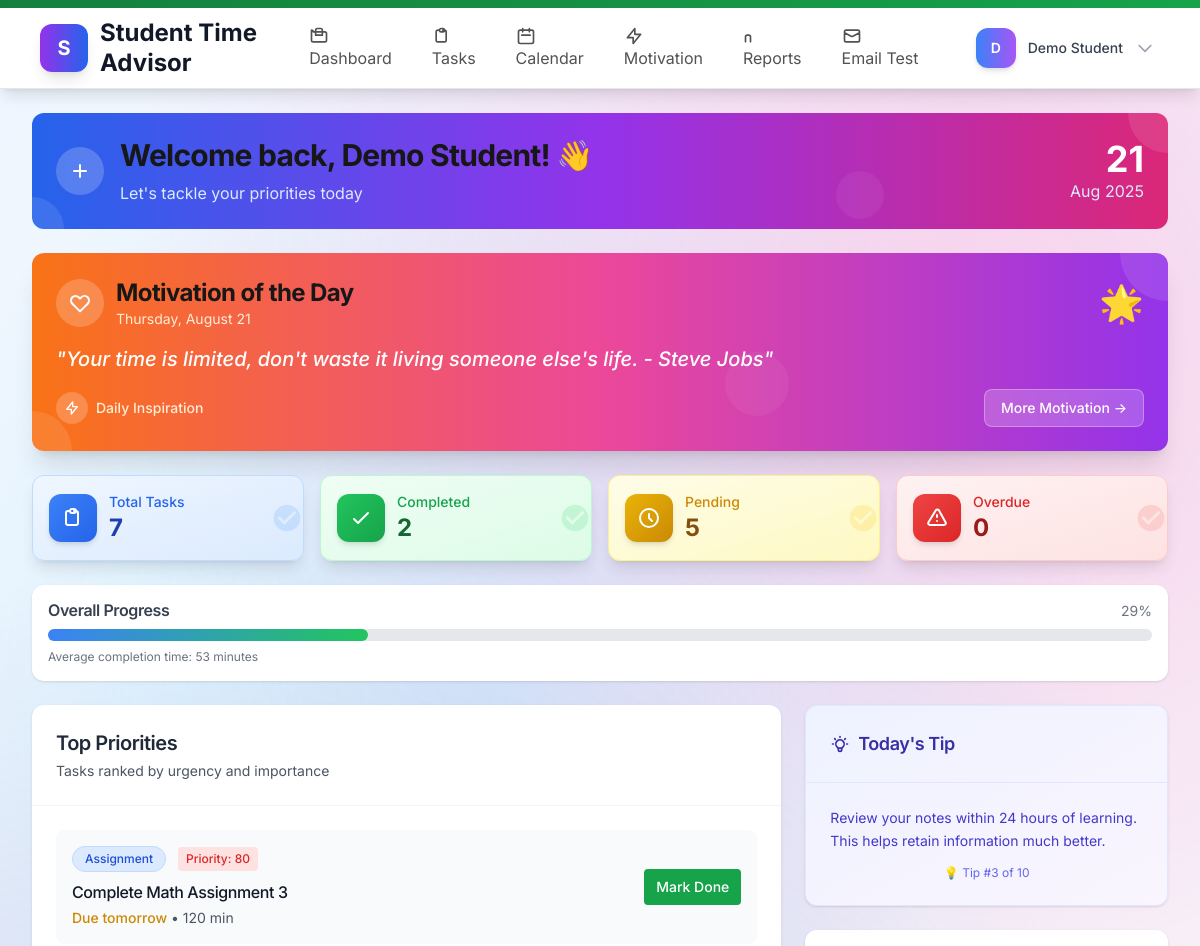
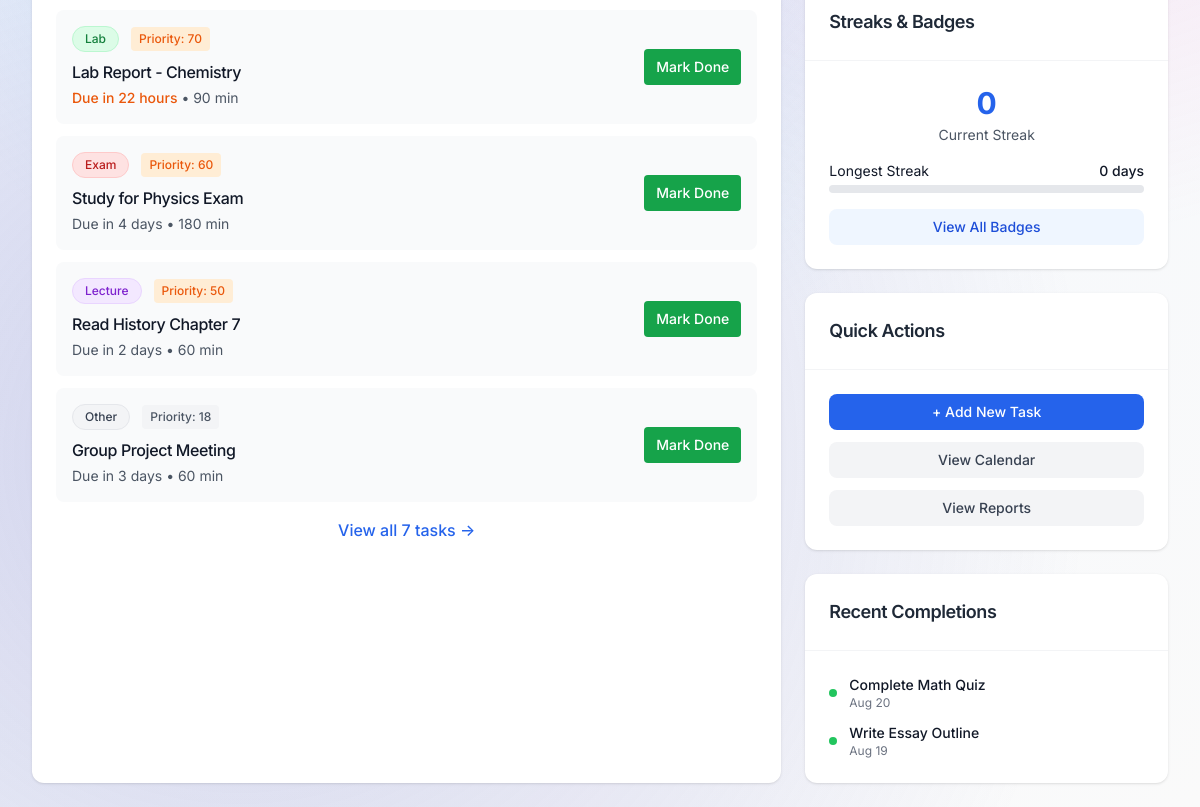
Page /public/dashboard.php (signed in) on the committed database (2 pictures, top to bottom).
### tables this page shows
CREATE TABLE tasks (
  id INT AUTO_INCREMENT PRIMARY KEY,
  user_id INT NOT NULL,
  title VARCHAR(255) NOT NULL,
  description TEXT,
  category ENUM('Lecture','Lab','Exam','Assignment','Other') DEFAULT 'Other',
  priority ENUM('Low','Medium','High','Urgent') DEFAULT 'Medium',
  due_at DATETIME NOT NULL,
  estimated_minutes INT DEFAULT 60,
  actual_minutes INT NULL,  
  completed TINYINT(1) DEFAULT 0,
  completed_at DATETIME NULL,
  created_at TIMESTAMP DEFAULT CURRENT_TIMESTAMP,
  updated_at TIMESTAMP NULL DEFAULT NULL ON UPDATE CURRENT_TIMESTAMP,
  
  FOREIGN KEY (user_id) REFERENCES users(id) ON DELETE CASCADE,
  INDEX idx_user_due (user_id, due_at),
  INDEX idx_user_completed (user_id, completed),
  INDEX idx_user_category (user_id, category),
  INDEX idx_user_priority (user_id, priority),
  INDEX idx_due_at (due_at),
  INDEX idx_created_at (created_at)
);

### public/dashboard.php (the view, shortened to what the rows shown need)
<?php
require_once __DIR__ . '/../includes/auth.php';
require_once __DIR__ . '/../includes/functions.php';
$user = current_user();
$pdo = DB::conn();
$stmt = $pdo->prepare("SELECT * FROM tasks WHERE user_id=? ORDER BY due_at ASC LIMIT 50");
$stmt->execute([$user['id']]);
$tasks = $stmt->fetchAll();
$recent_completions = get_recent_completions($user['id'], 3);
include __DIR__ . '/../includes/layout/header.php';
?>
<div class="space-y-4 sm:space-y-6">
    <div class="bg-gradient-to-r from-blue-600 via-purple-600 to-pink-600 rounded-xl p-4 sm:p-6 text-white relative overflow-hidden">
        <div class="relative z-10 flex items-center justify-between">
            <div class="flex items-center space-x-4">
                <div>
                    <h1 class="text-2xl sm:text-3xl font-bold mb-2">Welcome back, <?php echo h($user['name']); ?>! 👋</h1>
                </div>
            </div>
        </div>
    </div>
    <div class="bg-gradient-to-r from-orange-500 via-pink-500 to-purple-600 rounded-xl p-6 text-white relative overflow-hidden shadow-xl">
        <div class="relative z-10">
            <div class="flex items-center justify-between mb-4">
                <div class="flex items-center space-x-3">
                    <div>
                        <h2 class="text-xl sm:text-2xl font-bold">Motivation of the Day</h2>
                    </div>
                </div>
            </div>
        </div>
    </div>
    <div class="grid lg:grid-cols-3 gap-4 sm:gap-6">
        <div class="lg:col-span-2 bg-white rounded-xl shadow">
            <div class="p-4 sm:p-6 border-b border-gray-100">
                <h2 class="text-lg sm:text-xl font-semibold text-gray-800">Top Priorities</h2>
            </div>
            <div class="p-4 sm:p-6">
                <?php if (empty($tasks)): ?>
                    <div class="text-center py-8">
                        <svg class="w-12 h-12 text-gray-300 mx-auto mb-4" fill="none" stroke="currentColor" viewBox="0 0 24 24">
                            <path stroke-linecap="round" stroke-linejoin="round" stroke-width="2" d="M9 5H7a2 2 0 00-2 2v10a2 2 0 002 2h8a2 2 0 002-2V7a2 2 0 00-2-2h-2M9 5a2 2 0 002 2h2a2 2 0 002-2M9 5a2 2 0 012-2h2a2 2 0 012 2"></path>
                        </svg>
                        <p class="text-gray-500">No tasks yet. Create your first task to get started!</p>
                        <a href="<?php echo APP_URL; ?>/tasks.php" class="inline-block mt-3 bg-blue-600 text-white px-4 py-2 rounded-lg hover:bg-blue-700 transition-colors">Create Task</a>
                    </div>
                <?php else: ?>
                    <div class="space-y-3">
                        <?php foreach(array_slice($tasks, 0, 5) as $task): ?>
                            <?php $priority = priority_score($task); ?>
                            <div class="flex items-center justify-between p-3 sm:p-4 bg-gray-50 rounded-lg hover:bg-gray-100 transition-colors">
                                <div class="flex-1 min-w-0">
                                    <div class="flex items-center gap-2 sm:gap-3 mb-2 flex-wrap">
                                        <span class="px-2 sm:px-3 py-1 text-xs font-medium rounded-full border <?php echo get_category_color($task['category']); ?>">
                                            <?php echo h($task['category']); ?>
                                        </span>
                                        <?php if ($priority > 0): ?>
                                            <span class="px-2 py-1 text-xs font-medium rounded <?php echo get_priority_color($priority); ?>">
                                                Priority: <?php echo $priority; ?>
                                            </span>
                                        <?php endif; ?>
                                    </div>
                                    <h4 class="font-medium text-gray-900 mb-1 text-sm sm:text-base truncate"><?php echo h($task['title']); ?></h4>
                                    <div class="text-xs sm:text-sm text-gray-600">
                                        <?php echo format_due_date($task['due_at']); ?>
                                        <?php if ($task['estimated_minutes']): ?>
                                            • <?php echo $task['estimated_minutes']; ?> min
                                        <?php endif; ?>
                                    </div>
                                </div>
                                <?php if (!$task['completed']): ?>
                                    <form method="post" action="<?php echo APP_URL; ?>/tasks.php" class="ml-2 sm:ml-3 flex-shrink-0">
                                        <button class="text-xs sm:text-sm bg-green-600 text-white px-2 sm:px-3 py-1 sm:py-2 rounded hover:bg-green-700 transition-colors font-medium">
                                            Mark Done
                                        </button>
                                    </form>
                                <?php else: ?>
                                    <span class="text-green-600 font-medium text-xs sm:text-sm ml-2 sm:ml-3">✓ Completed</span>
                                <?php endif; ?>
                            </div>
                        <?php endforeach; ?>
                    </div>
                <?php endif; ?>
            </div>
        </div>
        <div class="space-y-4 sm:space-y-6">
            <?php if (!empty($recent_completions)): ?>
            <div class="bg-white rounded-xl shadow">
                <div class="p-4 sm:p-6">
                    <div class="space-y-2 sm:space-y-3">
                        <?php foreach($recent_completions as $task): ?>
                            <div class="flex items-center gap-2 sm:gap-3">
                                <div class="w-2 h-2 bg-green-500 rounded-full flex-shrink-0"></div>
                                <div class="flex-1 min-w-0">
                                    <div class="text-xs sm:text-sm font-medium text-gray-900 truncate"><?php echo h($task['title']); ?></div>
                                    <div class="text-xs text-gray-500">
                                        <?php echo date('M j', strtotime($task['completed_at'])); ?>
                                    </div>
                                </div>
                            </div>
                        <?php endforeach; ?>
                    </div>
                </div>
            </div>
            <?php endif; ?>
        </div>
    </div>
</div>
<?php include __DIR__ . '/../includes/layout/footer.php'; ?>

### includes/functions.php (shortened to what the rows shown need)
<?php
function get_cache_key($user_id, $type) {
    return "user_{$user_id}_{$type}";
}
function h($s){ return htmlspecialchars($s ?? '', ENT_QUOTES, 'UTF-8'); }
function category_weight($cat){
    switch($cat){
        case 'Exam': return 1.0;
        case 'Assignment': return 0.8;
        case 'Lab': return 0.7;
        case 'Lecture': return 0.5;
        default: return 0.3;
    }
}
function priority_score($task){
    $now = new DateTime();
    $due = new DateTime($task['due_at']);
    $days_left = max(0, (int)$now->diff($due)->format('%r%a'));
    $base = ($days_left <= 2) ? 100 : (($days_left <= 7) ? 60 : 30);
    $weight = category_weight($task['category']);
    $progress_factor = $task['completed'] ? 0 : 1;
    return $base * $weight * $progress_factor;
}
function get_priority_color($priority_score) {
    if ($priority_score >= 80) return 'text-red-600 bg-red-100';
    if ($priority_score >= 50) return 'text-orange-600 bg-orange-100';
    return 'text-gray-600 bg-gray-100';
}
function get_category_color($category) {
    switch($category) {
        case 'Exam': return 'bg-red-100 text-red-700 border-red-200';
        case 'Assignment': return 'bg-blue-100 text-blue-700 border-blue-200';
        case 'Lab': return 'bg-green-100 text-green-700 border-green-200';
        case 'Lecture': return 'bg-purple-100 text-purple-700 border-purple-200';
        default: return 'bg-gray-100 text-gray-700 border-gray-200';
    }
}
function format_due_date($due_at) {
    $now = new DateTime();
    $due = new DateTime($due_at);
    $diff = $now->diff($due);
    if ($diff->days == 0) {
        return '<span class="text-orange-600 font-medium">Due in ' . $diff->h . ' hours</span>';
    }
    if ($diff->days == 1) {
        return '<span class="text-yellow-600 font-medium">Due tomorrow</span>';
    }
    return '<span class="text-gray-600">Due in ' . $diff->days . ' days</span>';
}
function get_recent_completions($user_id, $limit = 5) {
    $cache_key = get_cache_key($user_id, "recent_{$limit}");
    try {
        $pdo = DB::conn();
        $stmt = $pdo->prepare("
            SELECT * FROM tasks
            WHERE user_id = ? AND completed = 1
            ORDER BY completed_at DESC
            LIMIT ?
        ");
        $stmt->execute([$user_id, $limit]);
        $tasks = $stmt->fetchAll();
        return $tasks;
    } catch (Exception $e) {
        error_log("Error getting recent completions: " . $e->getMessage());
        return [];
    }
}

### rows in the picture
tasks: category "Assignment", priority "80", title "Complete Math Assignment 3", shows "Due tomorrow", estimated_minutes "120"
tasks: category "Lab", priority "70", title "Lab Report - Chemistry", due_at "22", estimated_minutes "90"
tasks: category "Exam", priority "60", title "Study for Physics Exam", estimated_minutes "180"
tasks: category "Lecture", priority "50", title "Read History Chapter 7", due_at "2", estimated_minutes "60"
tasks: category "Other", priority "18", title "Group Project Meeting", estimated_minutes "60"
tasks: title "Complete Math Quiz", completed_at "Aug 20"
tasks: title "Write Essay Outline", completed_at "Aug 19"

### other values in the picture
substr($user['name'] ?? 'U', 0, 1) "D"
$_SESSION['user']['name'] "Demo Student"
$user['name'] "Demo Student"
$todays_quote "Your time is limited, don't waste it living someone else's life. - Steve Jobs"
$stats['total'] "7"
$stats['completed'] "2"
$stats['pending'] "5"
$stats['overdue'] "0"
$stats['completion_rate'] "29"
$stats['avg_completion_time'] "53"
count($tasks) "7"
$todays_tip "Review your notes within 24 hours of learning. This helps retain information much better."
$tip_index + 1 "3"
count($study_tips) "10"
$streak_info['current_streak'] "0"
